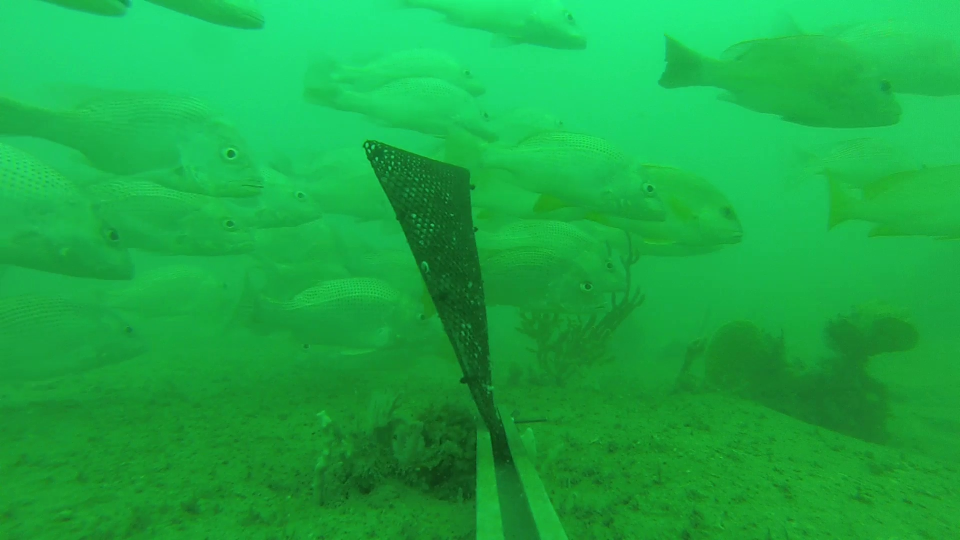
#> input picture experiments/cv/eyes.jpg, 1920 x 1080 px, given in place of Video - LO_CAMB4_201604041210-Protonibea_diacanthus.mp4, which was not available (shown at 1/2 size)
$ jupyter execute FollowTheEyes.ipynb   (shell and % lines are left out)   (older library calls are emulated)
#> lines starting #> are read from the running program, lines starting #| are printed output that depends on the picture; after the words box and inside, x2 and y2 are one past the last pixel; in counts of white or black regions, pixels touching at a corner belong together; pictures that were not available may be replaced by others from this repository, and a replacement may not be noted
[cell 1]
import cv2
import os
import glob
import subprocess
from matplotlib import pyplot as plt
import numpy as np
import time as t
print ("OpenCV Version : %s " % cv2.__version__)

[cell 2]
#os.chdir('E:/Tools/ffmpeg/ffmpeg-20170112-6596b34-win64-static/bin')
#subprocess.call(['ffmpeg', '-i', 'C:/Temp/imagetemp/fisheries/vids.mp4', '-r', '1/.25', 'C://Temp/imagetemp/fisheries/output/IMG_%03d.jpg'])

[cell 3]
ffmpegPath = 'E:/Tools/ffmpeg/ffmpeg-20170112-6596b34-win64-static/bin'
# [5 lines of commented-out code are left out]
videoInput = 'C:/Temp/imagetemp/fish/Video - LO_CAMB4_201604041210-Protonibea_diacanthus.mp4'
outputTemp = 'C:/Temp/imagetemp/fish/output'
outputVid = 'C:/Temp/imagetemp/fish/output3.mp4'
outputVidAVI = videoInput + '_output.mp4'

[cell 4]
fgbg = cv2.createBackgroundSubtractorMOG2()

[cell 5]
files = glob.glob(outputTemp + '/*')
for f in files:
    os.remove(f)

cap = cv2.VideoCapture(videoInput)


ret, frame = cap.read()
#> frame is the input picture: shape (1080, 1920, 3); mean B, G, R 67.4, 170.7, 26.8
cou = 0

params = cv2.SimpleBlobDetector_Params()

# Change thresholds
params.minThreshold = 0;
params.maxThreshold = 255;

# Filter by Area.
params.filterByArea = True
params.minArea = 45

# Filter by Circularity
params.filterByCircularity = True
params.minCircularity = 0.5

# Filter by Convexity
params.filterByConvexity = False
params.minConvexity = 0.5

# Filter by Inertia
params.filterByInertia =False
params.minInertiaRatio = 0.1

detector = cv2.SimpleBlobDetector_create(params)

fourcc = cv2.VideoWriter_fourcc('m', 'p', '4', 'v')
out = cv2.VideoWriter(outputVidAVI,fourcc, 25.0, (1280,720))

while(True):
    cou = cou + 1
    ret, frame = cap.read()

    #cv2.imshow('frame',fgmask)
    if ret==True:
        frame = cv2.resize(frame, (1280, 720))
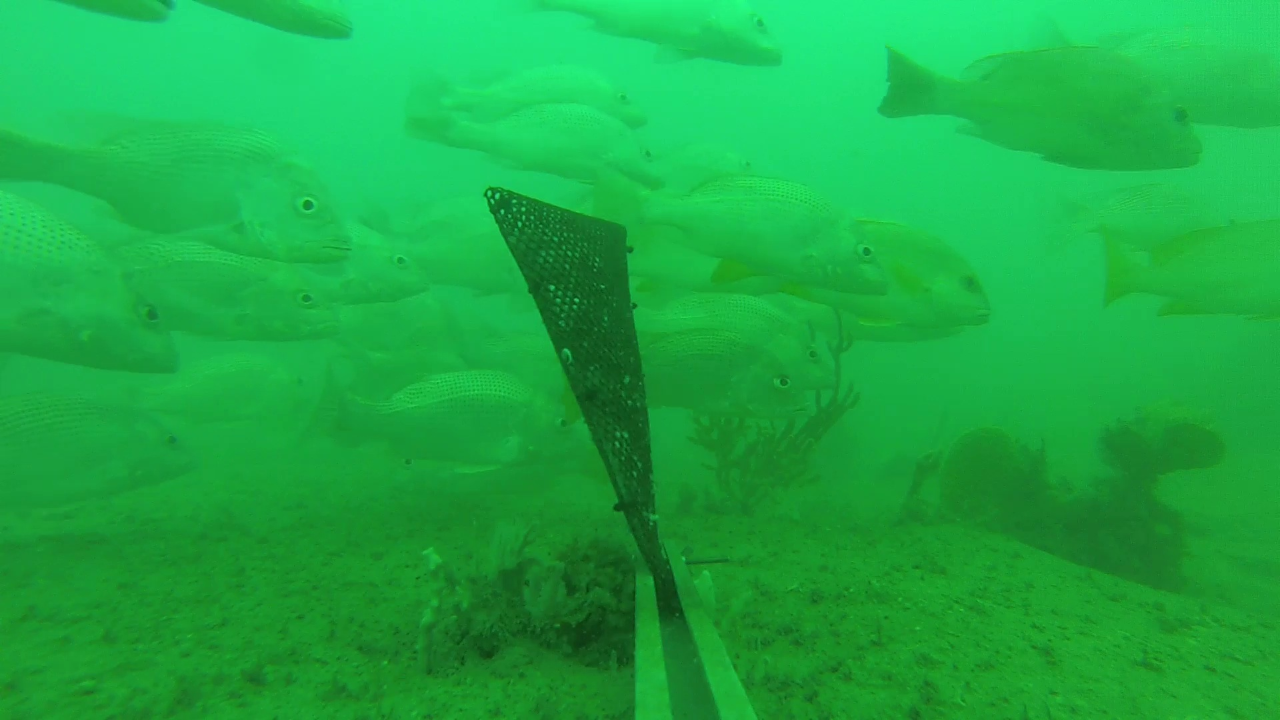
#> frame: shape (720, 1280, 3); mean B, G, R 67.4, 170.7, 26.8
        gray_image = cv2.cvtColor(frame, cv2.COLOR_BGR2GRAY)
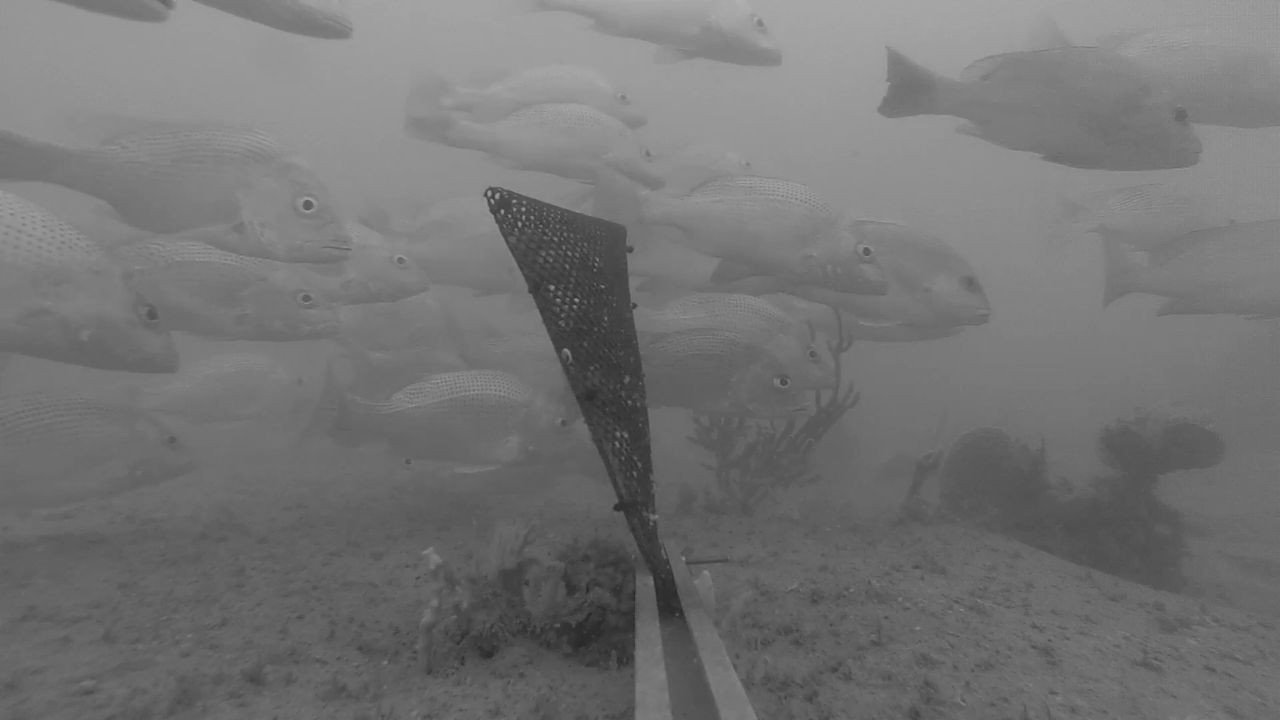
#> gray_image: shape (720, 1280); min 39, max 177, mean 115.9
        smoothedFrame = cv2.GaussianBlur(gray_image,(5,5),0)

        # [34 lines of commented-out code are left out]
        keypoints = detector.detect(gray_image)
#> keypoints = 4 keypoints; (x, y, size): (152, 314, 14.4), (307, 205, 11.6), (306, 298, 9.6), (866, 251, 9.2)

        for i in range(0, len(keypoints)):
            kp = keypoints[i]

            w = 450
            h = 100

            y = int(kp.pt[1])
            x = int(kp.pt[0])


            square1 = [(x-w, y-140), (x+70, y+h)]
            #print (square1)

            if y > 500:
                continue

            if(square1[0][0]<0):
                #print("BREAK")
                square1[0] = (0, square1[0][1])

            if(square1[0][1]<0):
                square1[0] = (square1[0][0], 0)


            cv2.rectangle(frame,square1[0],square1[1],(0,255,0),3)
#> this loop made 4 passes
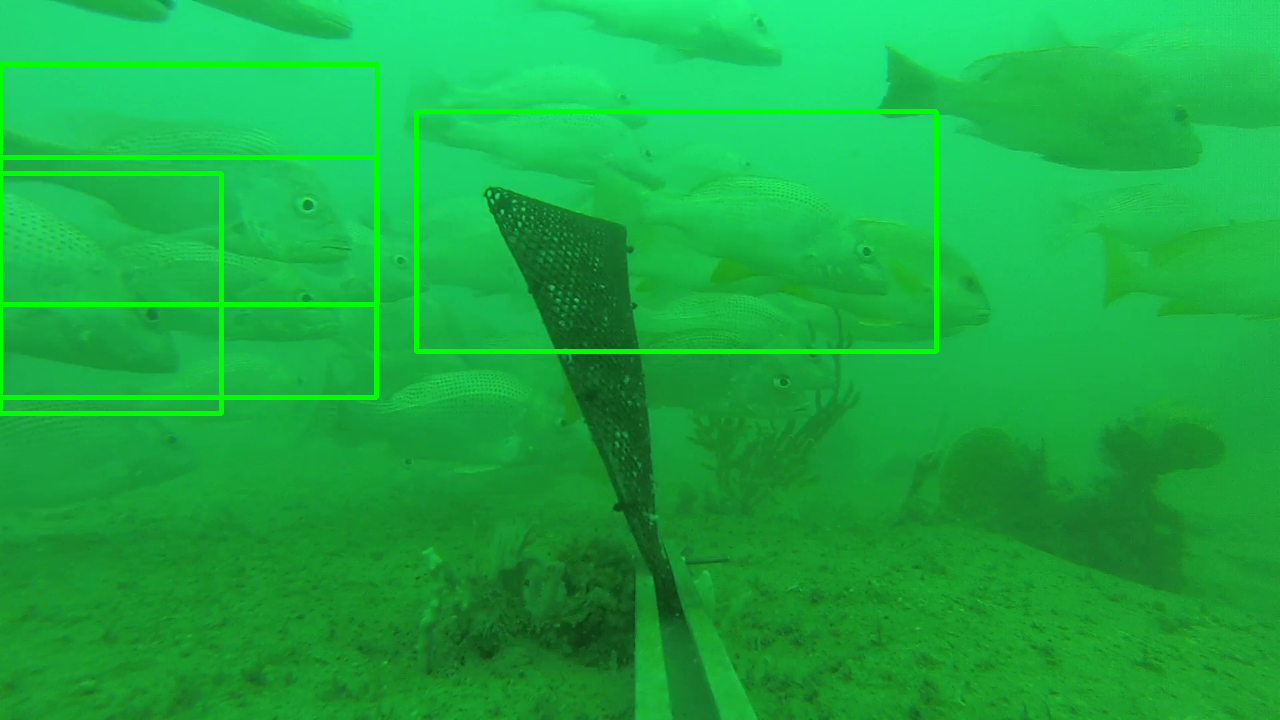
#> frame: shape (720, 1280, 3); 2.3% of pixels changed, all inside (x1, y1, x2, y2) = (0, 62, 939, 416)


        # [6 lines of commented-out code are left out]
        im_with_keypoints = cv2.drawKeypoints(frame, keypoints, np.array([]), (255,255,255), cv2.DRAW_MATCHES_FLAGS_DRAW_RICH_KEYPOINTS)
        # write the flipped frame
        #out.write(frame)
        #cv2.imwrite(outputTemp + '/IMG_' + '{0:0{width}}'.format(cou, width=5) + '.bmp', im_with_keypoints)
        out.write(im_with_keypoints)
        #if cou > 200:
            #break

        if cv2.waitKey(1) & 0xFF == ord('q'):
#> (key q is pressed here)
            break
    else:
        break

# Release everything if job is finished
cap.release()
out.release()

os.system('start ' + outputVidAVI)
